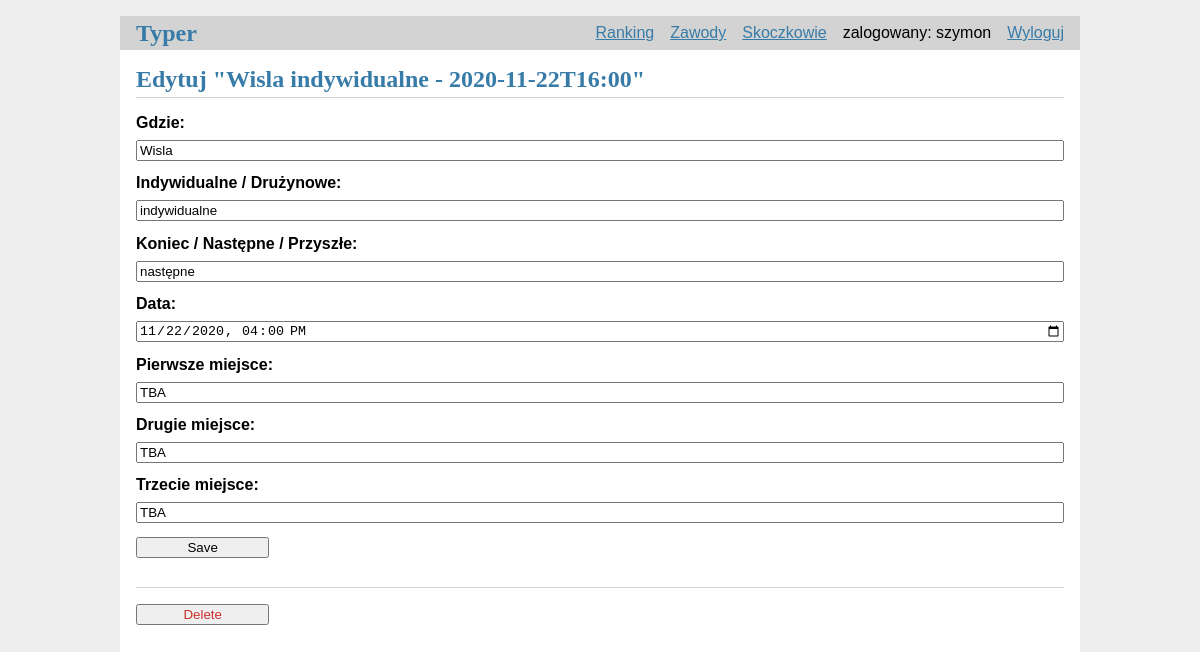
The page /tournaments/2/update (signed in) on the database as committed earlier.
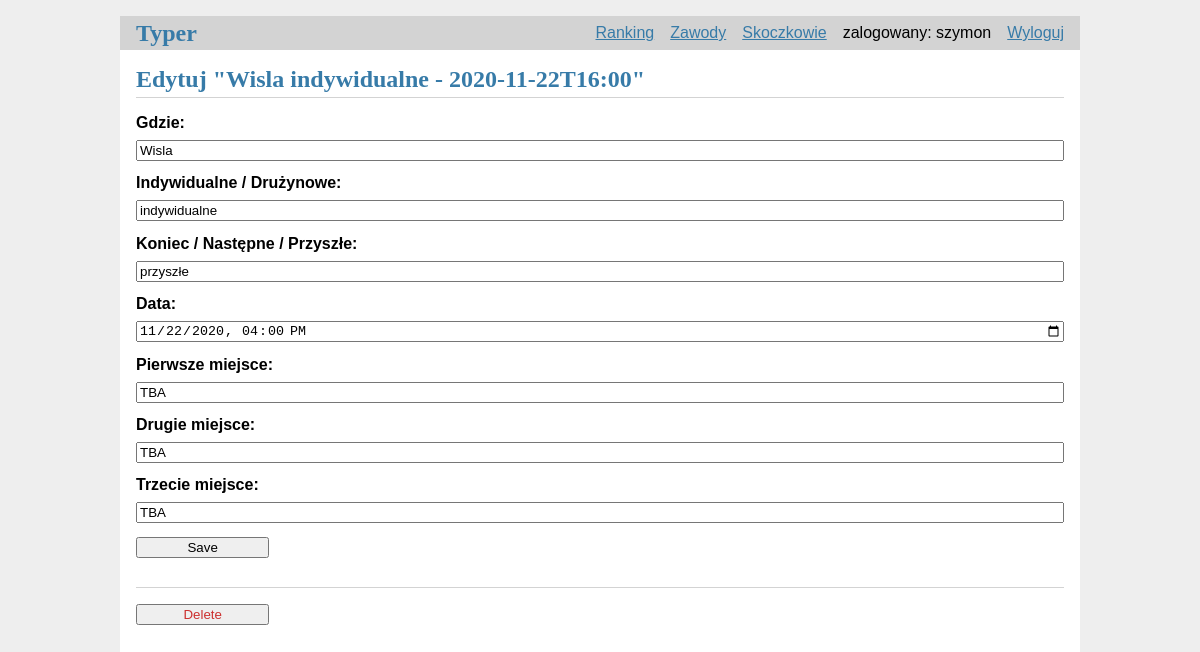
The same page on the database as committed later.
### tables this page shows
CREATE TABLE tournaments(
    id INTEGER PRIMARY KEY AUTOINCREMENT,
    place TEXT NOT NULL,
    type TEXT NOT NULL,
    date_time DATETIME NOT NULL,
    first_place TEXT NOT NULL DEFAULT "TBA",
    second_place TEXT NOT NULL DEFAULT "TBA",
    third_place TEXT NOT NULL DEFAULT "TBA",
    status TEXT NOT NULL
);

### flaskr/tournaments.py (the view, shortened to what this page needs)
@bp.route('/<int:id>/update', methods=('GET', 'POST'))
@login_required
def update(id):
    tournament = get_tournament(id)
    jumpers = get_jumpers(tournament)
    return render_template('tournaments/update.html', tournament=tournament, jumpers=jumpers)

### flaskr/auth.py (called while the page is built)
@bp.before_app_request
def load_logged_in_user():
    user_id = session.get('user_id')
    if user_id is None:
        g.user = None
    else:
        g.user = get_db().execute(
            'SELECT * FROM user WHERE id = ?', (user_id,)
        ).fetchone()

def login_required(view):
    @functools.wraps(view)
    def wrapped_view(**kwargs):
        if g.user is None:
            return redirect(url_for('auth.login'))
        return view(**kwargs)
    return wrapped_view

### flaskr/db.py (called while the page is built)
def get_db():
    if 'db' not in g:
        g.db = sqlite3.connect(
            current_app.config['DATABASE'],
            detect_types=sqlite3.PARSE_DECLTYPES
        )
        g.db.row_factory = sqlite3.Row
    return g.db

### flaskr/tournaments.py (called while the page is built)
def get_tournament(id):
    tournament = get_db().execute(
        'SELECT * FROM tournaments WHERE id = ?',
        (id,)
    ).fetchone()
    if tournament is None:
        abort(404, f"Post id {id} does not exist.")
    return tournament

### flaskr/templates/tournaments/update.html (shortened to what this page needs)
{% extends 'base.html' %}
{% block header %}
    <h1>{% block title %}Edytuj "{{ tournament['place'] }} {{ tournament['type'] }} - {{ tournament['date_time'] }}"{% endblock %}</h1>
{% endblock %}
{% block content %}
    <form method="post">
        <label for="place">Gdzie:</label>
        <input name="place" id="place"
               value="{{ request.form['place'] or tournament['place'] }}" required>
        <label for="type">Indywidualne / Drużynowe:</label>
        <input name="type"
               id="type"
               list="typy"
               value="{{ request.form['type'] or tournament['type'] }}" required>
        <label for="status">Koniec / Następne / Przyszłe:</label>
        <input name="status"
               id="status"
               list="statusy"
               value="{{ request.form['status'] or tournament['status'] }}"
               required>
        <label for="date_time">Data:</label>
        <input name="date_time"
               id="date_time"
               type="datetime-local"
               value="{{ request.form['date_time'] or tournament['date_time'] }}"
               required>
        <label for="first_place">Pierwsze miejsce:</label>
        <input name="first_place"
               id="first_place"
               list="jumpers"
               value="{{ request.form['first_place'] or tournament['first_place'] }}"
               required>
        <label for="second_place">Drugie miejsce:</label>
        <input name="second_place"
               id="second_place"
               list="jumpers"
               value="{{ request.form['second_place'] or tournament['second_place'] }}"
               required>
        <label for="third_place">Trzecie miejsce:</label>
        <input name="third_place"
               id="third_place"
               list="jumpers"
               value="{{ request.form['third_place'] or tournament['third_place'] }}"
               required>
        <input type="submit" value="Save">
    </form>
    <hr>
    <form action="{{ url_for('tournaments.delete', id=tournament['id']) }}" method="post">
        <input class="danger" type="submit" value="Delete" onclick="return confirm('Are you sure');">
    </form>
{% endblock %}

Rows that differ between the two databases and show on the page:
changed tournaments "Wisla": status "następne" → "przyszłe"
